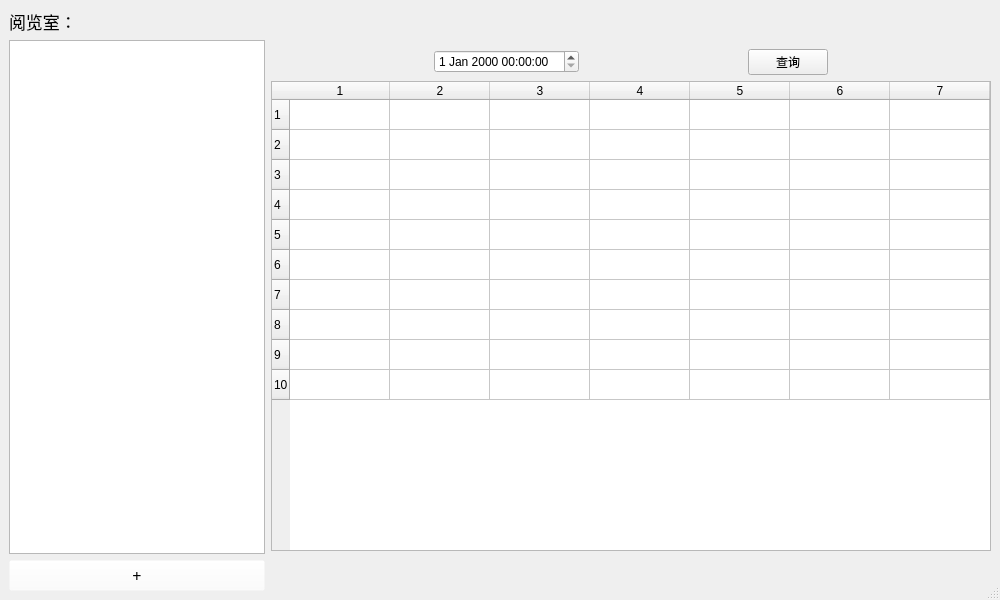
<?xml version="1.0" encoding="UTF-8"?>
<ui version="4.0">
 <class>Library</class>
 <widget class="QMainWindow" name="Library">
  <property name="geometry">
   <rect>
    <x>0</x>
    <y>0</y>
    <width>1000</width>
    <height>600</height>
   </rect>
  </property>
  <property name="minimumSize">
   <size>
    <width>1000</width>
    <height>600</height>
   </size>
  </property>
  <property name="baseSize">
   <size>
    <width>800</width>
    <height>600</height>
   </size>
  </property>
  <property name="mouseTracking">
   <bool>false</bool>
  </property>
  <property name="windowTitle">
   <string>Library</string>
  </property>
  <widget class="QWidget" name="centralwidget">
   <property name="minimumSize">
    <size>
     <width>800</width>
     <height>600</height>
    </size>
   </property>
   <layout class="QHBoxLayout" name="horizontalLayout">
    <item>
     <layout class="QVBoxLayout" name="verticalLayout_2">
      <item>
       <widget class="QLabel" name="label">
        <property name="font">
         <font>
          <pointsize>13</pointsize>
         </font>
        </property>
        <property name="text">
         <string>阅览室：</string>
        </property>
       </widget>
      </item>
      <item>
       <widget class="QListWidget" name="listWidget">
        <property name="sizePolicy">
         <sizepolicy hsizetype="Minimum" vsizetype="Expanding">
          <horstretch>0</horstretch>
          <verstretch>0</verstretch>
         </sizepolicy>
        </property>
       </widget>
      </item>
      <item>
       <widget class="QPushButton" name="pushButton_2">
        <property name="font">
         <font>
          <family>Agency FB</family>
          <pointsize>12</pointsize>
         </font>
        </property>
        <property name="mouseTracking">
         <bool>false</bool>
        </property>
        <property name="autoFillBackground">
         <bool>false</bool>
        </property>
        <property name="styleSheet">
         <string notr="true">background-color: rgba(255, 255, 255, 0);</string>
        </property>
        <property name="text">
         <string>+</string>
        </property>
       </widget>
      </item>
     </layout>
    </item>
    <item>
     <layout class="QVBoxLayout" name="verticalLayout">
      <item>
       <spacer name="verticalSpacer_2">
        <property name="orientation">
         <enum>Qt::Vertical</enum>
        </property>
        <property name="sizeType">
         <enum>QSizePolicy::Fixed</enum>
        </property>
        <property name="sizeHint" stdset="0">
         <size>
          <width>20</width>
          <height>40</height>
         </size>
        </property>
       </spacer>
      </item>
      <item>
       <layout class="QHBoxLayout" name="horizontalLayout_3">
        <item>
         <spacer name="horizontalSpacer_3">
          <property name="orientation">
           <enum>Qt::Horizontal</enum>
          </property>
          <property name="sizeHint" stdset="0">
           <size>
            <width>40</width>
            <height>20</height>
           </size>
          </property>
         </spacer>
        </item>
        <item>
         <widget class="QDateTimeEdit" name="dateTimeEdit"/>
        </item>
        <item>
         <spacer name="horizontalSpacer">
          <property name="orientation">
           <enum>Qt::Horizontal</enum>
          </property>
          <property name="sizeHint" stdset="0">
           <size>
            <width>40</width>
            <height>20</height>
           </size>
          </property>
         </spacer>
        </item>
        <item>
         <widget class="QPushButton" name="pushButton">
          <property name="text">
           <string>查询</string>
          </property>
         </widget>
        </item>
        <item>
         <spacer name="horizontalSpacer_2">
          <property name="orientation">
           <enum>Qt::Horizontal</enum>
          </property>
          <property name="sizeHint" stdset="0">
           <size>
            <width>40</width>
            <height>20</height>
           </size>
          </property>
         </spacer>
        </item>
       </layout>
      </item>
      <item>
       <widget class="QTableWidget" name="tableWidget">
        <property name="verticalScrollBarPolicy">
         <enum>Qt::ScrollBarAlwaysOff</enum>
        </property>
        <property name="horizontalScrollBarPolicy">
         <enum>Qt::ScrollBarAlwaysOff</enum>
        </property>
        <property name="rowCount">
         <number>10</number>
        </property>
        <property name="columnCount">
         <number>10</number>
        </property>
        <row/>
        <row/>
        <row/>
        <row/>
        <row/>
        <row/>
        <row/>
        <row/>
        <row/>
        <row/>
        <column/>
        <column/>
        <column/>
        <column/>
        <column/>
        <column/>
        <column/>
        <column/>
        <column/>
        <column/>
       </widget>
      </item>
      <item>
       <spacer name="verticalSpacer">
        <property name="orientation">
         <enum>Qt::Vertical</enum>
        </property>
        <property name="sizeType">
         <enum>QSizePolicy::Fixed</enum>
        </property>
        <property name="sizeHint" stdset="0">
         <size>
          <width>20</width>
          <height>40</height>
         </size>
        </property>
       </spacer>
      </item>
     </layout>
    </item>
   </layout>
  </widget>
  <widget class="QStatusBar" name="statusbar"/>
 </widget>
 <resources/>
 <connections/>
</ui>
